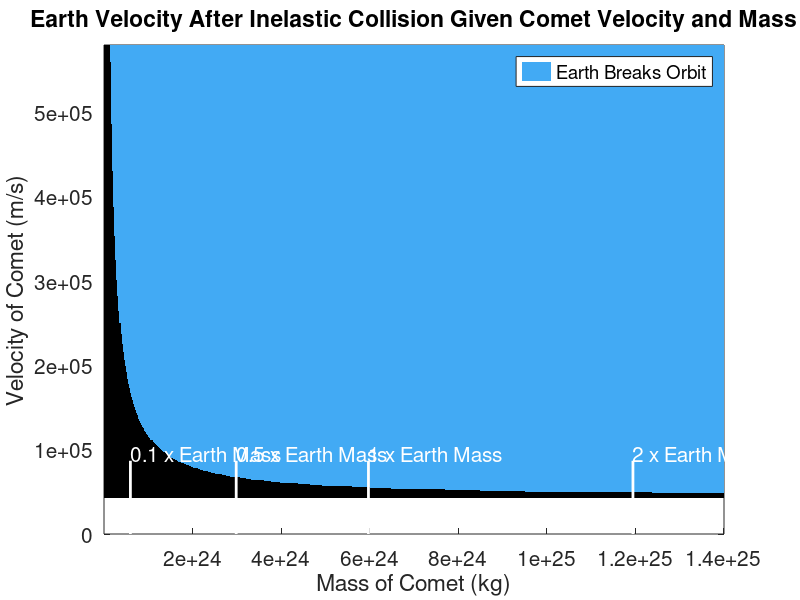

MATLAB code for this plot:
close all

n = 601;
earthV = 3.03e4;
earthM = 5.972e24;
meteorVsmall = 4.3e4;
meteorVbig = 5.8e5;
meteorMsmall = 1e21;
meteorMbig = 14e24;
meteorVs = linspace(meteorVsmall,meteorVbig,n);
meteorMs = linspace(meteorMsmall,meteorMbig,n);
meteorVstep = (meteorVbig - meteorVsmall)/(n-1);
meteorMstep = (meteorMbig - meteorMsmall)/(n-1);
numM = n;
numV = n;
Z = zeros(numV,numM);
l = 1;
k = 1;

for i = meteorVsmall:meteorVstep:meteorVbig
    for j = meteorMsmall:meteorMstep:meteorMbig
        newV = (earthM*earthV + i*j)/(earthM + j);
        Z(k,l) = newV;
        l = l+1;
    end
    k = k+1;
    l = 1;
end

E = zeros(n,n);

for i = 1:n
    for j = 1:n
        this = Z(i,j);
        if this >= 42484
            E(i,j) = 1;
        else
            E(i,j) = 0;
        end
    end
end

b = [0 0 0; 66/255 170/255 244/255];
colormap(b);
pcolor(meteorMs, meteorVs, E);
shading flat

set(gca,'FontSize',15);
ylabel('Velocity of Comet (m/s)')
xlabel('Mass of Comet (kg)')

title('Earth Velocity After Inelastic Collision Given Comet Velocity and Mass')
% text(meteorMs(26),meteorVs(n-50),'Upper velocity is equal to that of the fastest comet recorded', 'Color', 'white', 'FontSize', 15)
% text(meteorMs(26),meteorVs(n-100),'Lower velocity is equal to the escape velocity of the Earth from the Sun', 'Color', 'white', 'FontSize', 15)
hold on
plot([earthM/10 earthM/10],[0 meteorVs(50)],'w-','LineWidth', 2);
text(earthM/10,meteorVs(60),'0.1 x Earth Mass', 'Color', 'white', 'FontSize', 15)
plot([earthM/2 earthM/2],[0 meteorVs(50)],'w-','LineWidth', 2);
text(earthM/2,meteorVs(60),'0.5 x Earth Mass', 'Color', 'white', 'FontSize', 15)
plot([earthM earthM],[0 meteorVs(50)],'w-','LineWidth', 2);
text(earthM,meteorVs(60),'1 x Earth Mass', 'Color', 'white', 'FontSize', 15)
plot([earthM*2 earthM*2],[0 meteorVs(50)],'w-','LineWidth', 2);
text(earthM*2,meteorVs(60),'2 x Earth Mass', 'Color', 'white', 'FontSize', 15)

legend('Earth Breaks Orbit');
